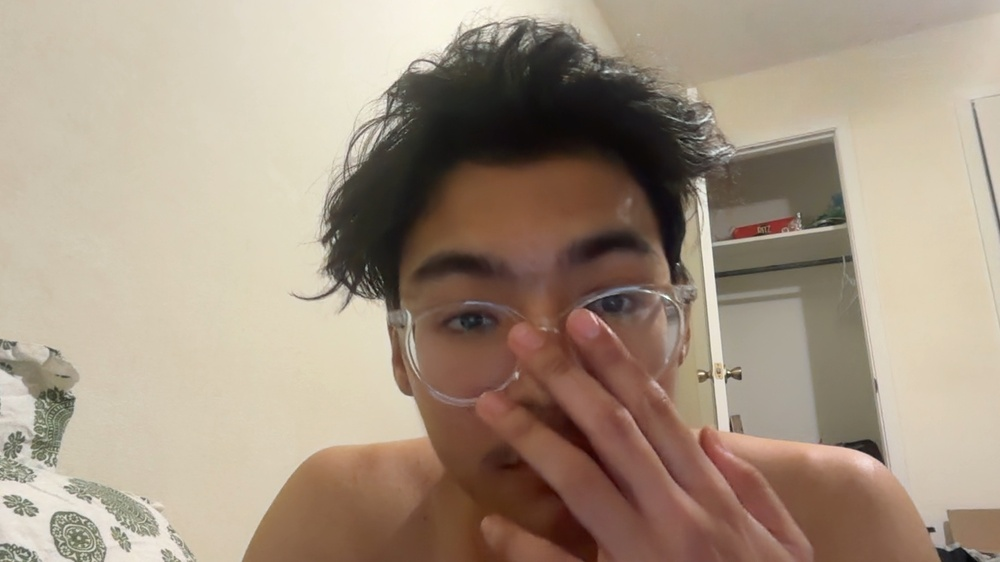
#> input picture data/images/train/awake/awake_0621def4.jpg, 1000 x 562 px, shrunk from 1920 x 1080 before the run; its folder holds only this picture in this run
$ python auto_annotate.py
#> lines starting #> are read from the running program, lines starting #| are printed output that depends on the picture
import os
import cv2
import sys
import argparse
import logging
from tqdm import tqdm
from dotenv import load_dotenv

# Load environment variables from .env file
load_dotenv()

# ── CONFIG ─────────────────────────────────────────────────────────
# Default paths and settings loaded from .env
DEFAULT_BASE = os.getenv('BASE', 'data')
DEFAULT_IMG_DIR = os.path.join(DEFAULT_BASE, 'images')
DEFAULT_LBL_DIR = os.path.join(DEFAULT_BASE, 'labels')
DEFAULT_SPLITS = os.getenv('SPLITS', 'train,val').split(',')
DEFAULT_CLASSES = os.getenv('LABELS', 'awake,drowsy').split(',')
DEFAULT_CASCADE_PATH = cv2.data.haarcascades + 'haarcascade_frontalface_default.xml'
# ──────────────────────────────────────────────────────────────────

# Configure logging
logging.basicConfig(level=logging.INFO, format='%(asctime)s - %(levelname)s - %(message)s')
logger = logging.getLogger(__name__)

def load_face_cascade(cascade_path):
    """
    Load the face detection cascade classifier.

    Args:
        cascade_path (str): Path to the cascade file.

    Returns:
        cv2.CascadeClassifier: The loaded cascade classifier.
    """
    if not os.path.isfile(cascade_path):
        logger.error(f"❌ ERROR: Cascade file not found: {cascade_path}")
        sys.exit(1)
    return cv2.CascadeClassifier(cascade_path)

def process_split(split, img_dir, lbl_dir, classes, face_cascade):
    """
    Process a dataset split (train/val) and generate annotations.

    Args:
        split (str): Dataset split name (e.g., 'train', 'val').
        img_dir (str): Base directory for images.
        lbl_dir (str): Base directory for labels.
        classes (list): List of class names.
        face_cascade (cv2.CascadeClassifier): Face detection cascade.
    """
#> called with split = 'train', img_dir = 'data/images', lbl_dir = 'data/labels'
    logger.info(f"\n— Processing split: {split} —")
    out_folder = os.path.join(lbl_dir, split)
    os.makedirs(out_folder, exist_ok=True)

    for cls_idx, cls_name in enumerate(classes):
        img_folder = os.path.join(img_dir, split, cls_name)
        logger.info(f"  Class '{cls_name}' (idx={cls_idx}) folder: {img_folder}")

        if not os.path.isdir(img_folder):
            logger.warning(f"   ⚠️  Folder does not exist: {img_folder}")
            continue

        images = [f for f in os.listdir(img_folder)
                  if f.lower().endswith(('.jpg', '.jpeg', '.png'))]
        logger.info(f"   Found {len(images)} image(s): {images}")

        if not images:
            continue

        for fname in tqdm(images, desc=f"Processing {cls_name} images"):
            img_path = os.path.join(img_folder, fname)
            img = cv2.imread(img_path)
#> img is the input picture: shape (562, 1000, 3); mean B, G, R 130.5, 148.1, 164.7
            if img is None:
                logger.error(f"     ❌ Failed to load image: {img_path}")
                continue

            h, w = img.shape[:2]
#> h = 562; w = 1000
            gray = cv2.cvtColor(img, cv2.COLOR_BGR2GRAY)
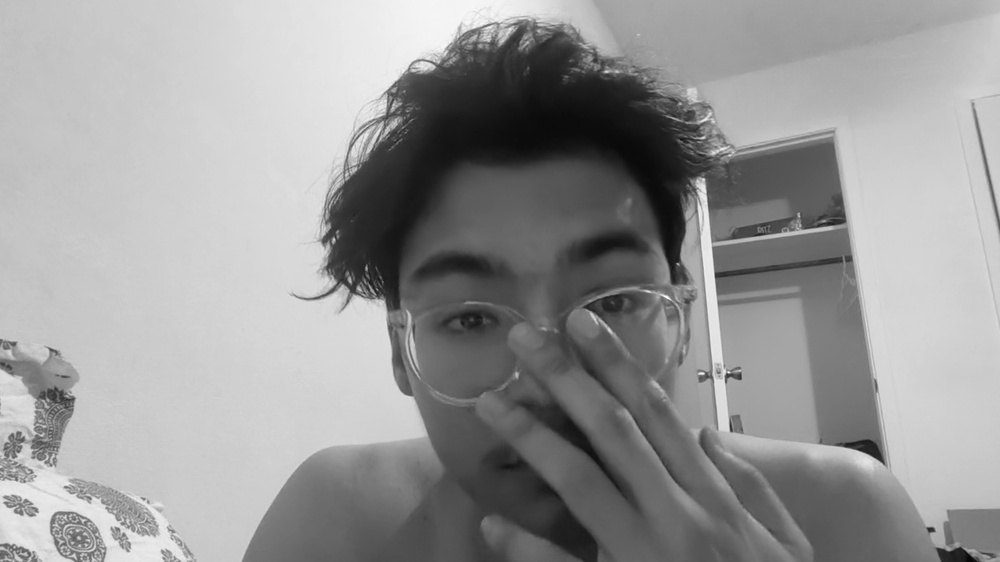
#> gray: shape (562, 1000); min 6, max 254, mean 151.1
            faces = face_cascade.detectMultiScale(gray, 1.1, 5)
#> faces = [[370, 150, 340, 340]]
            logger.info(f"     Detected {len(faces)} face(s) in {fname}")

            label_path = os.path.join(out_folder, fname.rsplit('.',1)[0] + '.txt')
            with open(label_path, 'w') as f:
                for (x, y, fw, fh) in faces:
                    x_c = (x + fw/2) / w
                    y_c = (y + fh/2) / h
                    bw  = fw / w
                    bh  = fh / h
                    f.write(f"{cls_idx} {x_c:.6f} {y_c:.6f} {bw:.6f} {bh:.6f}\n")
#> this loop made 1 pass
#> (x, y, fw, fh, x_c, y_c, bw, bh) on pass 1: (370, 150, 340, 340, 0.54, 0.569, 0.34, 0.605)
            logger.info(f"      → Wrote labels to {label_path}")

def main():
    parser = argparse.ArgumentParser(description='Auto-annotate images for drowsiness detection')
    parser.add_argument('--base', type=str, default=DEFAULT_BASE, help='Base directory for data')
    parser.add_argument('--img-dir', type=str, default=DEFAULT_IMG_DIR, help='Directory for images')
    parser.add_argument('--lbl-dir', type=str, default=DEFAULT_LBL_DIR, help='Directory for labels')
    parser.add_argument('--splits', nargs='+', default=DEFAULT_SPLITS, help='Dataset splits (e.g., train val)')
    parser.add_argument('--classes', nargs='+', default=DEFAULT_CLASSES, help='Class names (e.g., awake drowsy)')
    parser.add_argument('--cascade', type=str, default=DEFAULT_CASCADE_PATH, help='Path to face cascade file')
    args = parser.parse_args()

    logger.info("🐍 Starting auto_annotate.py")
    logger.info(f" Cascade path: {args.cascade}")

    face_cascade = load_face_cascade(args.cascade)
    for split in args.splits:
        process_split(split, args.img_dir, args.lbl_dir, args.classes, face_cascade)

    logger.info("\n✅ auto_annotate complete!")

if __name__ == '__main__':
    main()
